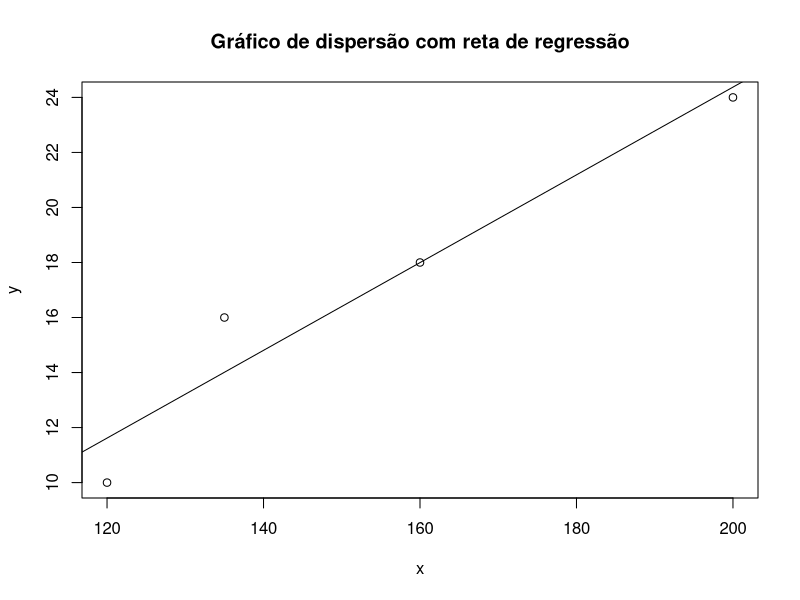
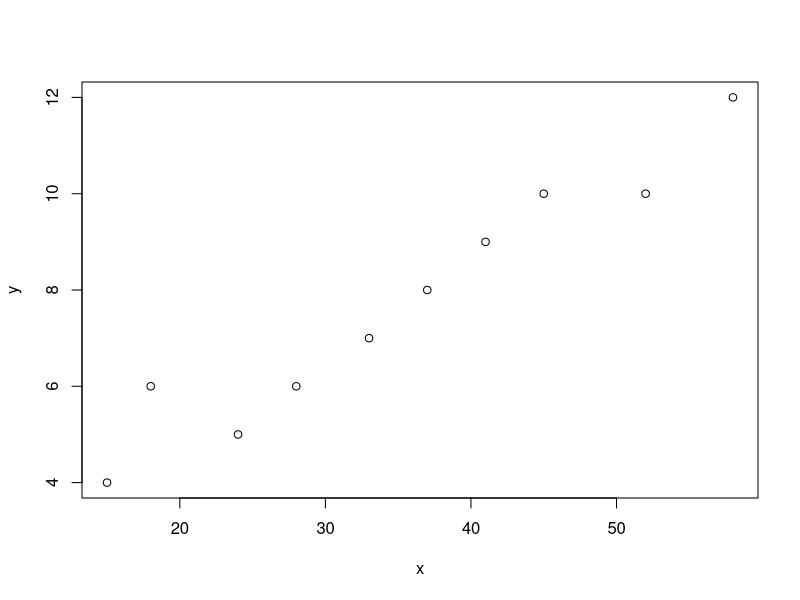

Generate these figures, in order, with R:
# Regressão Linear Simples
# A regressão linear simples busca estabelecer uma equação matemática, geralmente uma reta, para descrever a relação entre duas variáveis. No R, utilizamos a função lm() para realizar esse cálculo, obtendo os coeficientes de intercepto e inclinação, além de outras métricas de ajuste do modelo.
# Exemplo de regressão linear simples:
x <- c(120, 135, 160, 200)
y <- c(10, 16, 18, 24)
data <- data.frame(x, y)
# Ajuste do modelo de regressão linear
regressao <- lm(y ~ x, data)
# Exibir os coeficientes da regressão
summary(regressao)
# Valores preditos e resíduos
regressao$fitted.values
regressao$residuals
# Coeficientes da regressão
regressao$coefficients
# Gráfico de dispersão com reta de regressão
plot(x, y, main = "Gráfico de dispersão com reta de regressão")
abline(regressao)


# Coeficiente de Correlação
# O coeficiente de correlação (r) mede o grau de associação linear entre duas variáveis. Ele varia de -1 (correlação negativa perfeita) a 1 (correlação positiva perfeita). No R, calculamos usando a função cor().
# Exemplo de cálculo do coeficiente de correlação
x <- c(3, 6, 8, 15, 20)
y <- c(26, 20, 17, 9, 4)
cor(x, y)

# Coeficiente de Determinação
# O coeficiente de determinação (R²) expressa a proporção da variância da variável dependente (Y) que é explicada pela variável independente (X). Ele varia de 0 a 1, onde 1 indica que toda a variação é explicada pelo modelo.
# Exemplo de cálculo do coeficiente de determinação
cor(x, y)^2


# Regressão Linear Múltipla
x1 <- c(100, 50, 100, 100, 50, 80, 75, 65, 90, 90)
x2 <- c(4, 3, 4, 2, 2, 2, 3, 4, 3, 2)
y <- c(9.3, 4.8, 8.9, 6.5, 4.2, 6.2, 7.4, 6.0, 7.6, 6.1)
regre <- lm(y ~ x1 + x2)
regre
anova(regre)  # Análise de variância para verificar a significância dos coeficientes
summary(regre)
residuals(regre)
xf1 <- data.frame(x1 = c(94, 82, 45), x2 = c(1, 2.5, 4.5))
predict(regre, xf1)


# Exercícios:

# 8.6.3
# Semanas de experiência (x)
x <- c(15, 41, 58, 18, 37, 52, 28, 24, 45, 33)
# Número de entrevistas (y)
y <- c(4, 9, 12, 6, 8, 10, 6, 5, 10, 7)

# a) Equação de regressão
regressao <- lm(y ~ x)  # Regressão linear (linear model)
regressao
# Y^ = 1.6222 + x * 0.1732
# Interpretação: 

# b) Coeficiente de correlação
cor(x, y)
# Positivo

# c) Diagrama de dispersão
plot(x, y)

# d) Coeficiente de determinação
summary(regressao)
# 0.9397
# 93.97% das variações do número de entrevistas (y) são explicadas pelas semanas de experiência (x) através da função.

# Exercícios de regressão linear múltipla

# 8.6.8
y <- c(193, 230, 172, 91, 113, 125)  # Desgaste do mancal
x1 <- c(1.6, 15.5, 22.0, 43.0, 33.0, 40.0)  # Viscosidade do óleo
x2 <- c(851, 816, 1058, 1201, 1357, 1115)  # Carga

# a)
regre <- lm(y ~ x1 + x2)
regre
# Y^ = 350.9943 - 1.2720 * x1 - 0.1539 * x2
# Interpretação: A cada unidade de aumento na viscosidade do óleo, o desgaste do mancal diminui em 1.2720, mantendo a carga constante.

# b) 
anova(regre)
# x1 é significativo, a viscosidade do óleo influencia no desgaste do mancal.
# x2 não é significativo

# c)
xf1 <- data.frame(x1 = 25, x2 = 1000)
predict(regre, xf1)
# Valor previsto para Y^ = 165.2902  


# 8.6.9

y <- c(240, 236, 290, 274, 301, 316, 300, 296, 267, 276, 288, 261)  # Potência elétrica consumida
x1 <- c(25, 31, 45, 60, 65, 72, 80, 84, 75, 60, 50, 38)  # Temperatura média ambiente
x2 <- c(24, 21, 24, 25, 25, 26, 25, 25, 24, 25, 25, 23)  # Número de dias no mês
x3 <- c(91, 90, 88, 87, 91, 94, 87, 86, 88, 91, 90, 89)  # Pureza média do produto
x4 <- c(100, 95, 110, 88, 94, 99, 97, 96, 110, 105, 100, 98)  # Toneladas do produto produzido

regre <- lm(y ~ x1 + x2 + x3 + x4)
regre

# a)
# Y^ = -102.71324 + 0.60537 * x1 + 8.92364 * x2 + 1.43746 * x3 + 0.01361 * x4

# Interpretação: Quanto maior a temperatura ambiente (x1), a potência elétrica consumida (y) aumenta em 0.60537, considerando o número de dias no mês (x2) constante, a pureza média do produto (x3) constante e as toneladas do produto produzido (x4) constante.

# b)
anova(regre)
# Conclusão: 
# x1 é significativa -> a temperatura influencia na potência elétrica consumida
# x2 é significativa -> o número de dias no mês influencia na potência elétrica consumida
# x3 não é significativa
# x4 não é significativa
